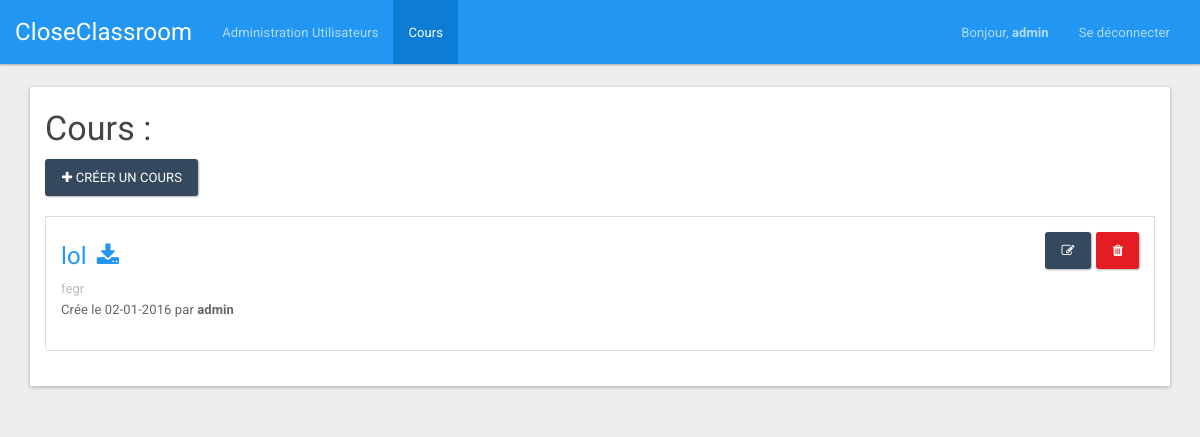
The page /index.php?page=practice (signed in) on the database as committed earlier.
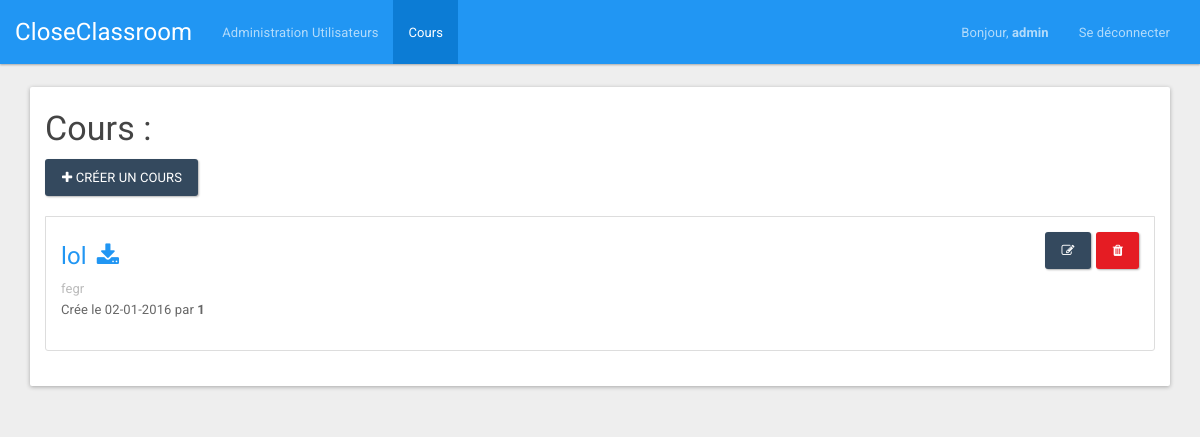
The same page on the database as committed later.
### tables this page shows
CREATE TABLE IF NOT EXISTS `users` (
  `id` int(10) unsigned NOT NULL AUTO_INCREMENT,
  `type` varchar(20) NOT NULL,
  `login` varchar(20) NOT NULL,
  `password` varchar(60) NOT NULL,
  `email` varchar(60) NOT NULL,
  PRIMARY KEY (`id`),
  UNIQUE KEY `login` (`login`),
  UNIQUE KEY `email` (`email`)
);

CREATE TABLE IF NOT EXISTS `practices` (
  `id` int(11) NOT NULL AUTO_INCREMENT,
  `name` varchar(255) NOT NULL,
  `path` varchar(255) NOT NULL,
  `user` int(11) NOT NULL,
  `description` text NOT NULL,
  `date` varchar(12) NOT NULL,
  `file` varchar(100) NOT NULL,
  PRIMARY KEY (`id`)
);

### bddManager/UserDAO.php (called while the page is built, shortened)
<?php
class UserDAO
{
	function getInfoUser($idUser) {
		try
		{
			$resultat = mysqli_query($_SESSION['bdd'], "SELECT id, login, email, password, type FROM users WHERE `id`= '".$idUser."'");
			if (mysqli_num_rows($resultat) != '0')
			{
				$tab[0] = mysqli_fetch_assoc($resultat);
				return $tab[0];
			}
			else
			{
				return null;
			}
		}
		catch(Exception $e)
		{
			$_SESSION['error'] = 'Erreur requete BDD';
			$_SESSION['display_msg_error'] = true;
		}
	}
}
?>

### bddManager/PracticeDAO.php (called while the page is built, shortened)
<?php
class PracticeDAO
{
	function getPractices() {
		try
		{
			$resultat = mysqli_query($_SESSION['bdd'], 'SELECT * FROM practices');
			if (mysqli_num_rows($resultat) != '0')
			{
				$tab[0] = mysqli_fetch_assoc($resultat);
				if (mysqli_num_rows($resultat) > '0')
				{
					for ($i=1; $i<mysqli_num_rows($resultat); $i++)
					{
						array_push($tab, mysqli_fetch_assoc($resultat));
					}
				}
				return $tab;
			}
			else
			{
				return false;
			}
		}
		catch(Exception $e)
		{
			$_SESSION['error'] = 'Erreur requete BDD';
			$_SESSION['display_msg_error'] = true;
		}
	}
}
?>

### views/PracticeView.class.php (the view, shortened to what this page needs)
<?php
class PracticeView{
	public function getViewTop(){
		return '
		<script>document.getElementById("tabPractice").className = "active";</script>
		<div class="container">
			<div class="panel panel-default">
				<div class="panel-body" style="padding-top: 0px;">
					<h3>Cours :</h3>
					<div class="list-group">';
					}
					public function getViewBottom(){
						return '
					</div>
				</div>
			</div>
		</div>
		';
	}
	public function getView($mesCours, $typeUser)
	{
		$view = ''.$this->getViewTop().$this->getListe($mesCours, $typeUser).$this->getViewBottom();
		return $view;
	}
	public function getListe($mesCours, $typeUser){
		if ($typeUser != "Etudiant")
		{
			$view = '<a style="margin-bottom: 20px;" href="index.php?page=createPractice" class="btn btn-info"><span class="fa fa-plus"></span> Créer un cours</a>';
		}
		else
		{
			$view = '';
		}
		if (!$mesCours)
		{
			$view = $view.'<div class="panel panel-info" style="margin-top: 20px;">
			<div class="panel-heading">
				<h3 class="panel-title">Aucun cours</h3>
			</div>
			<div class="panel-body">
				Il n\'y a aucun cours dans la base de données !</div>
			</div>';
		}
		else
		{
			foreach ($mesCours as &$cours) {
				$modif = '';
				if ($typeUser != "Etudiant")
				{
					$modif = '<form method="POST" action="index.php?page=deletePractice&idPractice='.$cours['id'].'" accept-charset="UTF-8" class="form-inline"><input name="_method" type="hidden" value="DELETE">
					<a style="float: right; margin-left: 5px;" data-toggle="modal" href="#deleteCours'.$cours['id'].'" role="button" class="btn btn-danger"><i class="fa fa-trash"></i></a>
					<div id="deleteCours'.$cours['id'].'" class="modal" style="display: none;">
						<div class="modal-dialog">
							<div class="modal-content">
								<div class="modal-header">
									<button type="button" class="close" data-dismiss="modal" aria-hidden="true">×</button>
									<h4 class="modal-title">Suppression de cours</h4>
								</div>
								<div class="modal-body">
									<p>Voulez-vous vraiment supprimer le cours <b>'.$cours['name'].'</b> ?</p>
								</div>
								<div class="modal-footer">
									<button class="btn" data-dismiss="modal" aria-hidden="true">Non</button>
									<input class="btn btn-primary" type="submit" value="Oui">
								</div>
							</div>
						</div>
					</div>
				</form>
				<a style="float: right;" href="index.php?page=updatePractice&idPractice='.$cours['id'].'" role="button" class="btn btn-info"><i class="fa fa-edit"></i></a>';
			}
			$view = $view.'<div class="list-group-item">'.$modif.'
			<h4><a class="text-primary" target="_blank" href="/'.$cours['path'].'">'.$cours['name'].'</a><a style="margin-left: 10px;" class="text-primary" download target="_blank" href="/'.$cours['path'].'"><i class="fa fa-download"></i></a></h4>
			<p class="list-group-item-text">'.$cours['description'].'</p>
			<p>Crée le '.$cours['date'].' par <b>'.$cours['user'].'</b></p>
		</div>';
	}
}
return $view;
}
}
?>

### index.php (shortened to what this page needs)
<?php
	include('controllers/MainController.class.php');
	?>
	<!DOCTYPE html>
	<html lang="fr">
	<head>
		<link href="style/css/bootstrapM.css" type="text/css" rel="stylesheet" media="all"  />
		<link href="style/font-awesome-4.5.0/css/font-awesome.css" rel="stylesheet">
	</head>
	<body>
		<?php
		$controller = new MainController();
		?>
	</body>
	</html>

### controllers/MainController.class.php (shortened to what this page needs)
<?php
include('views/NavBarView.class.php');
include('views/PracticeView.class.php');
include('bddManager/UserDAO.php');
include('bddManager/PracticeDAO.php');
class MainController {
	function __construct() {
		$this->navBar();
		if ($this->isLogged())
		{
			if (isset($_GET['page']))
			{
				switch ($_GET['page'])
				{
					case 'practice':
					$this->practice();
					break;
				}
			}
			else
			{
				$this->profile();
			}
		}
		else
		{
			$this->login();
		}
	}
	function navBar() {
		$navBarView = new navBarView();
		if ($this->isLogged())
		{
			$infosUser = new UserDAO();
			$infos = $infosUser->getInfoUser($_SESSION['idUser']);
			echo $navBarView->getViewLogged($infos['login'], $infos['type']);
		}
		else
		{
			echo $navBarView->getViewLogout();
		}
	}
	function isLogged() {
		if (isset($_SESSION['isLogged']) AND $_SESSION['isLogged'] == true)
		{
			return true;
		}
		else
		{
			return false;
		}
	}
	function practice() {
		$infosUser = new UserDAO();
		$infos = $infosUser->getInfoUser($_SESSION['idUser']);
		$managerPractice = new PracticeDAO();
		if ($infos['type'] == "Professeur")
		{
			$mesCours = $managerPractice->getPracticesByUser($infos['id']);
			$practiceView = new PracticeView();
			echo $practiceView->getView($mesCours, $infos['type']);
		}
		else
		{
			$mesCours = $managerPractice->getPractices();
			$practiceView = new PracticeView();
			echo $practiceView->getView($mesCours, $infos['type']);
		}
	}
}
?>

### views/NavBarView.class.php (shortened to what this page needs)
<?php
class navBarView{
	public function getViewLogged($loginUser, $typeUser){
		if ($typeUser == "Admin")
		{
			$view = '<nav class="navbar navbar-inverse">
			<div class="container-fluid">
				<div class="navbar-header">
					<button type="button" class="navbar-toggle collapsed" data-toggle="collapse" data-target="#bs-example-navbar-collapse-2">
						<span class="sr-only">Toggle navigation</span>
						<span class="icon-bar"></span>
						<span class="icon-bar"></span>
						<span class="icon-bar"></span>
					</button>
					<a class="navbar-brand" href="index.php">CloseClassroom</a>
				</div>
				<div class="collapse navbar-collapse" id="bs-example-navbar-collapse-2">
					<ul class="nav navbar-nav">
						<li id="tabUser"><a href="index.php?page=user">Administration Utilisateurs</a></li>
						<li id="tabPractice"><a href="index.php?page=practice">Cours</a></li>
					</ul>
					<ul class="nav navbar-nav navbar-right">
						<li><a href="index.php" style="font-size: 13px;"> Bonjour, <strong>'.$loginUser.'</strong> </a>
							<li><a href="index.php?page=logout">Se déconnecter</a></li>
						</ul>
					</div>
				</div>
			</nav>';
		}
		return $view;
	}
}
?>

Rows that differ between the two databases and show on the page:
changed practices "lol": user "admin" → "1"
